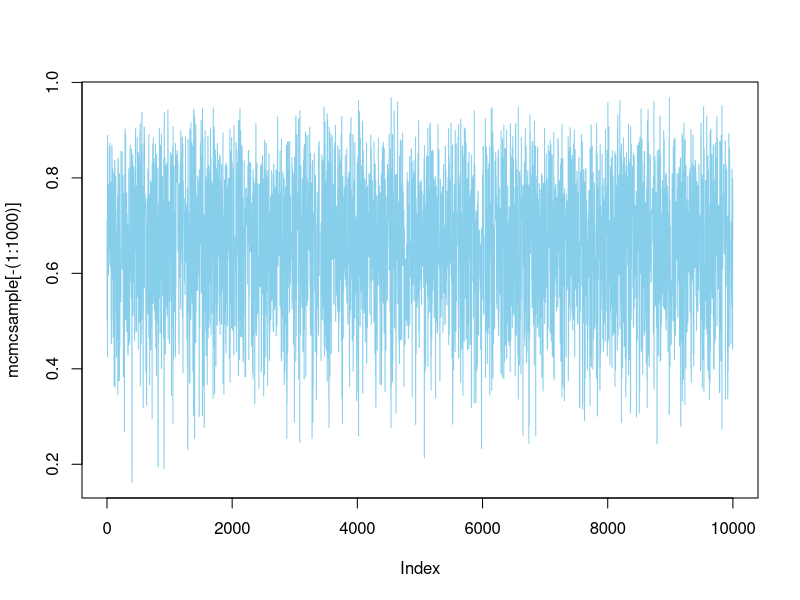
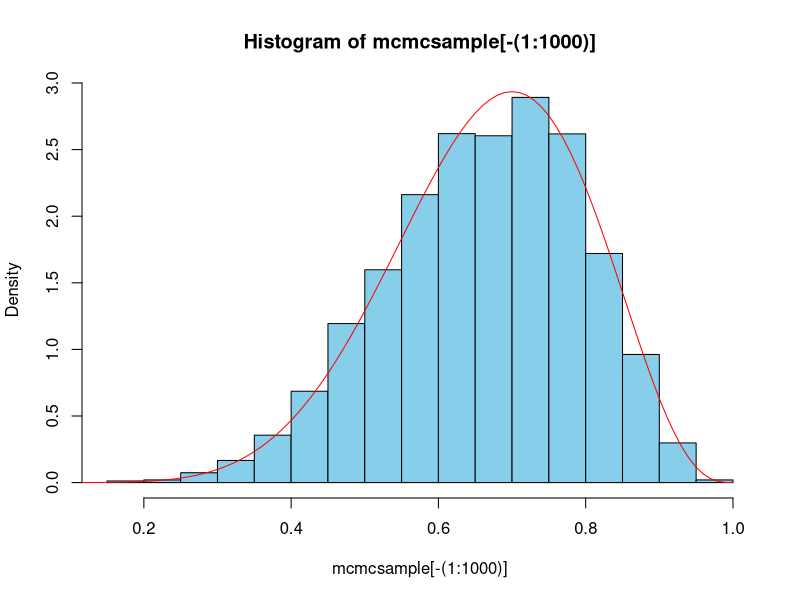

Reproduce these figures in R, in order.
## ---- chunk 1
#コインの表裏を考える
data<-c(0,1,1,1,1,0,1,1,0,1)

#パラメタqの尤度算出
LL_Bern<-function(x,q) { 
  q^sum(x)*(1-q)^(length(x)-sum(x))
}

#事前分布の設定と、ここでは一様分布を仮定した事後分布推定
prior_beta<-function(q,a,b) dbeta(q,a,b) #same as dunif(q,0,1)
joint<-function(x,q) LL_Bern(x,q)*prior_beta(q,1,1)

#尤度比を決めて、動くか否かを決定する
Metropolis<-function(current) {
  propose<-runif(1,0,1)
  postOdds<-joint(data,propose)/joint(data,current)
  pmove<-min(postOdds,1)
  if(pmove>=runif(1,0,1)) propose else current 
}

nsteps<-11000 # number of steps
mcmcsample<-rep(NA,nsteps + 1)
mcmcsample[1]<-0.5 # initial position

for (i in 1:nsteps) {
  mcmcsample[i+1]<-Metropolis(mcmcsample[i])
}
plot(mcmcsample[-(1:1000)],type="l",col="skyblue")

hist(mcmcsample[-(1:1000)],freq =FALSE,col="skyblue")
lines(seq(0,1,0.01),
      dbeta(seq(0,1,0.01),1+sum(data),1+length(data)-sum(data)),col="red")

